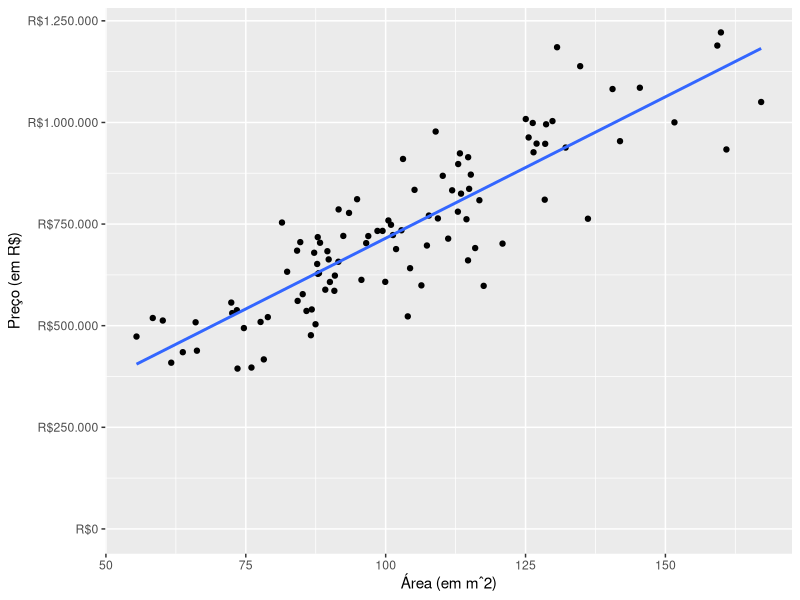
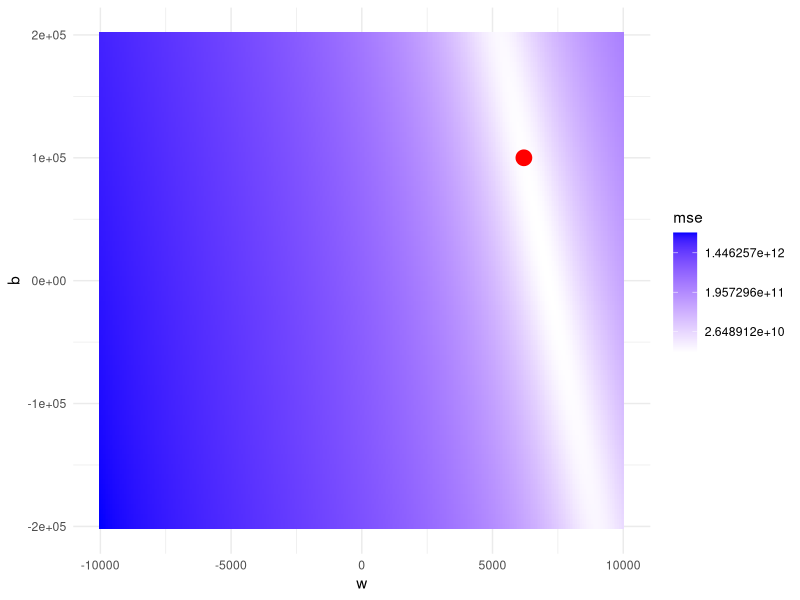
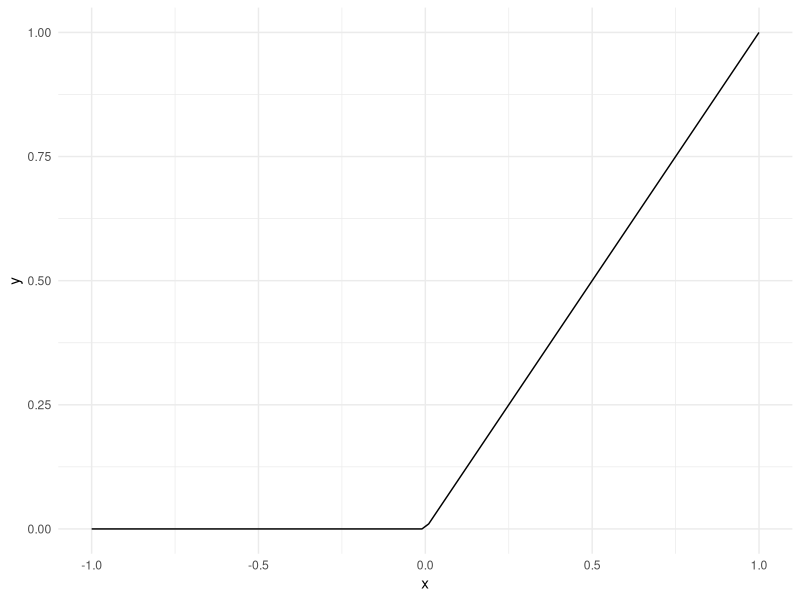

Here is the R script that generated these plots, in order:
## ---- chunk 1
knitr::opts_chunk$set(eval = TRUE, echo = FALSE, 
                      dpi = 96, fig.height = 4.7, 
                      fig.width = 10, fig.retina = 3)
library(tidyverse)
## ---- chunk 2
df <- tibble(
  m2 = rgamma(n = 100, scale = 5, shape = 20),
  preco = 100000 + (6200 + rnorm(n = 100, sd = 800)) * m2 
)

ggplot(df, aes(x = m2, y = preco)) +
  geom_point() +
  coord_cartesian(ylim = c(0, NA)) +
  scale_y_continuous(
    name = "Preço (em R$)",
    labels = scales::dollar_format(prefix = "R$", big.mark = ".", decimal.mark = ",")
    
    ) +
  scale_x_continuous(name = "Área (em mˆ2)") +
  geom_smooth(method = "lm", se = FALSE, formula = y ~ x)
## ---- chunk 3
mse <- function(w, b) {
  mean((df$preco - (df$m2*w + b))^2)
}

expand.grid(
  w = seq(from = -10000, to = 10000, length.out = 300),
  b = seq(from = -200000, to = 200000, length.out = 100)
) %>% 
  rowwise() %>% 
  mutate(mse = mse(w, b)) %>% 
  ggplot(aes(x = w, y = b, fill = mse)) +
  geom_bin2d(stat = "identity") +
  scale_fill_gradient(high = "blue", low = "white", trans = "log") +
  theme_minimal() +
  geom_point(
    data = data.frame(w = 6200, b = 100000),
    aes(x = w, y = b, fill = NULL),
    color = "red",
    size = 5
  )
## ---- chunk 4
tibble(
  x = seq(-1, 1, length.out = 100),
  y = pmax(0, x)
) %>% 
  ggplot(aes(x = x, y = y)) +
  geom_line() +
  theme_minimal()
## ---- chunk 5
cross_entropy <- function(y_hat) {
  if (y == 1) -log(y_hat)
  else -log(-y_hat)
}
## ---- chunk 6
tribble(
  ~banana, ~`maçã`, ~ laranja,
   0     ,   1    ,  0,
   1     ,   0    ,  1,
   0     ,   0    ,  1
)
## ---- chunk 7
tribble(
  ~banana, ~`maçã`, ~ laranja,
   0.2     ,   0.7    ,  0.1,
   0.6     ,   0.1    ,  0.3,
   0.1     ,   0.3    ,  0.6
)
## ---- chunk 8
cross_entropy <- function(y_hat) {
  if (y == 1) -log(y_hat)
  else -log(-y_hat)
}
